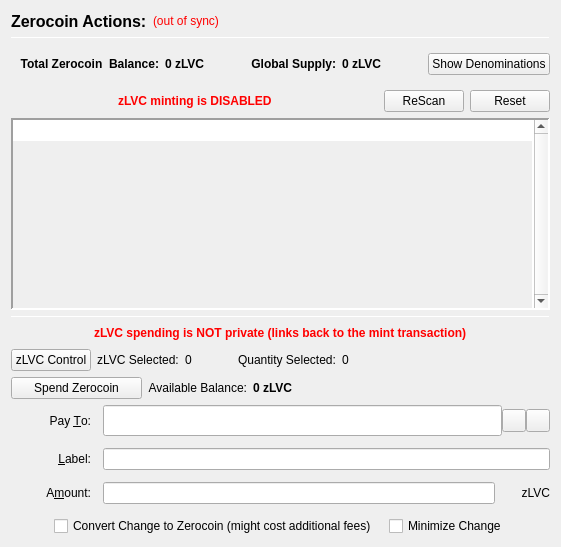
                  <widget class="QFrame" name="verticalFrameLeft">
                   <layout class="QVBoxLayout" name="verticalLayout_2">
                    <item>
                     <layout class="QVBoxLayout" name="verticalLayout_3">
                      <item>
                       <layout class="QHBoxLayout" name="horizontalLayout_3">
                        <item>
                         <widget class="QLabel" name="labelzLVCActions">
                          <property name="font">
                           <font>
                            <pointsize>12</pointsize>
                            <weight>75</weight>
                            <bold>true</bold>
                           </font>
                          </property>
                          <property name="text">
                           <string>Zerocoin Actions:</string>
                          </property>
                          <property name="alignment">
                           <set>Qt::AlignLeading|Qt::AlignLeft|Qt::AlignVCenter</set>
                          </property>
                         </widget>
                        </item>
                        <item>
                         <widget class="QLabel" name="labelzLVCSyncStatus">
                          <property name="toolTip">
                           <string>The displayed information may be out of date. Your wallet automatically synchronizes with the Levantcoin network after a connection is established, but this process has not completed yet.</string>
                          </property>
                          <property name="styleSheet">
                           <string notr="true">QLabel { color: red; }</string>
                          </property>
                          <property name="text">
                           <string notr="true">(out of sync)</string>
                          </property>
                          <property name="alignment">
                           <set>Qt::AlignLeading|Qt::AlignLeft|Qt::AlignVCenter</set>
                          </property>
                         </widget>
                        </item>
                        <item>
                         <spacer name="horizontalSpacer">
                          <property name="orientation">
                           <enum>Qt::Horizontal</enum>
                          </property>
                          <property name="sizeHint" stdset="0">
                           <size>
                            <width>40</width>
                            <height>20</height>
                           </size>
                          </property>
                         </spacer>
                        </item>
                       </layout>
                      </item>
                      <item>
                       <widget class="Line" name="lineUpperLeft">
                        <property name="minimumSize">
                         <size>
                          <width>0</width>
                          <height>1</height>
                         </size>
                        </property>
                        <property name="maximumSize">
                         <size>
                          <width>16777215</width>
                          <height>1</height>
                         </size>
                        </property>
                        <property name="frameShadow">
                         <enum>QFrame::Sunken</enum>
                        </property>
                        <property name="orientation">
                         <enum>Qt::Horizontal</enum>
                        </property>
                       </widget>
                      </item>
                      <item>
                       <widget class="QFrame" name="balanceSupplyFrame">
                        <layout class="QHBoxLayout" name="horizontalLayout_2" stretch="0,0,0,1,0">
                         <property name="rightMargin">
                          <number>0</number>
                         </property>
                         <item>
                          <layout class="QHBoxLayout" name="horizontalLayout_34">
                           <item>
                            <widget class="QLabel" name="labelzAvailableText_3">
                             <property name="font">
                              <font>
                               <weight>75</weight>
                               <bold>true</bold>
                              </font>
                             </property>
                             <property name="toolTip">
                              <string>Total Balance including unconfirmed and immature zLVC</string>
                             </property>
                             <property name="text">
                              <string>Total Zerocoin  Balance:</string>
                             </property>
                             <property name="alignment">
                              <set>Qt::AlignRight|Qt::AlignTrailing|Qt::AlignVCenter</set>
                             </property>
                            </widget>
                           </item>
                           <item>
                            <widget class="QLabel" name="labelzAvailableAmount_4">
                             <property name="minimumSize">
                              <size>
                               <width>40</width>
                               <height>0</height>
                              </size>
                             </property>
                             <property name="font">
                              <font>
                               <weight>75</weight>
                               <bold>true</bold>
                              </font>
                             </property>
                             <property name="toolTip">
                              <string>Total Balance including unconfirmed and immature zLVC</string>
                             </property>
                             <property name="text">
                              <string>0 zLVC</string>
                             </property>
                             <property name="alignment">
                              <set>Qt::AlignLeading|Qt::AlignLeft|Qt::AlignVCenter</set>
                             </property>
                            </widget>
                           </item>
                          </layout>
                         </item>
                         <item>
                          <spacer name="horizontalSpacer_32">
                           <property name="orientation">
                            <enum>Qt::Horizontal</enum>
                           </property>
                           <property name="sizeHint" stdset="0">
                            <size>
                             <width>40</width>
                             <height>20</height>
                            </size>
                           </property>
                          </spacer>
                         </item>
                         <item>
                          <layout class="QHBoxLayout" name="horizontalLayout_35">
                           <item>
                            <widget class="QLabel" name="labelZsupplyText_2">
                             <property name="font">
                              <font>
                               <weight>75</weight>
                               <bold>true</bold>
                              </font>
                             </property>
                             <property name="text">
                              <string>Global Supply:</string>
                             </property>
                             <property name="alignment">
                              <set>Qt::AlignRight|Qt::AlignTrailing|Qt::AlignVCenter</set>
                             </property>
                            </widget>
                           </item>
                           <item>
                            <widget class="QLabel" name="labelZsupplyAmount_2">
                             <property name="font">
                              <font>
                               <weight>75</weight>
                               <bold>true</bold>
                              </font>
                             </property>
                             <property name="text">
                              <string>0 zLVC</string>
                             </property>
                            </widget>
                           </item>
                          </layout>
                         </item>
                         <item>
                          <spacer name="horizontalSpacer_31">
                           <property name="orientation">
                            <enum>Qt::Horizontal</enum>
                           </property>
                           <property name="sizeHint" stdset="0">
                            <size>
                             <width>40</width>
                             <height>20</height>
                            </size>
                           </property>
                          </spacer>
                         </item>
                         <item>
                          <widget class="QPushButton" name="pushButtonShowDenoms">
                           <property name="toolTip">
                            <string>Show zLVC denominations list</string>
                           </property>
                           <property name="text">
                            <string>Show Denominations</string>
                           </property>
                          </widget>
                         </item>
                        </layout>
                       </widget>
                      </item>
                      <item>
                       <layout class="QHBoxLayout" name="horizontalLayout_4">
                        <item>
                         <spacer name="horizontalSpacer_2">
                          <property name="orientation">
                           <enum>Qt::Horizontal</enum>
                          </property>
                          <property name="sizeHint" stdset="0">
                           <size>
                            <width>40</width>
                            <height>20</height>
                           </size>
                          </property>
                         </spacer>
                        </item>
                        <item>
                         <widget class="QLabel" name="label">
                          <property name="styleSheet">
                           <string notr="true">color: red;
font-weight: bold;</string>
                          </property>
                          <property name="text">
                           <string>zLVC minting is DISABLED</string>
                          </property>
                         </widget>
                        </item>
                        <item>
                         <spacer name="horizontalSpacer_3">
                          <property name="orientation">
                           <enum>Qt::Horizontal</enum>
                          </property>
                          <property name="sizeHint" stdset="0">
                           <size>
                            <width>40</width>
                            <height>20</height>
                           </size>
                          </property>
                         </spacer>
                        </item>
                        <item>
                         <widget class="QPushButton" name="pushButtonMintReset">
                          <property name="maximumSize">
                           <size>
                            <width>80</width>
                            <height>16777215</height>
                           </size>
                          </property>
                          <property name="toolTip">
                           <string>Rescan the complete blockchain for  Zerocoin mints and their meta-data.</string>
                          </property>
                          <property name="text">
                           <string>ReScan</string>
                          </property>
                         </widget>
                        </item>
                        <item>
                         <widget class="QPushButton" name="pushButtonSpentReset">
                          <property name="maximumSize">
                           <size>
                            <width>80</width>
                            <height>16777215</height>
                           </size>
                          </property>
                          <property name="toolTip">
                           <string>Reset Zerocoin Wallet DB. Deletes transactions that did not make it into the blockchain.</string>
                          </property>
                          <property name="text">
                           <string>Reset</string>
                          </property>
                         </widget>
                        </item>
                       </layout>
                      </item>
                      <item>
                       <widget class="QPlainTextEdit" name="TEMintStatus">
                        <property name="font">
                         <font>
                          <pointsize>8</pointsize>
                         </font>
                        </property>
                        <property name="toolTip">
                         <string>Status and/or Mesages from the last Mint Action.</string>
                        </property>
                        <property name="frameShape">
                         <enum>QFrame::Panel</enum>
                        </property>
                        <property name="frameShadow">
                         <enum>QFrame::Sunken</enum>
                        </property>
                        <property name="lineWidth">
                         <number>2</number>
                        </property>
                        <property name="midLineWidth">
                         <number>2</number>
                        </property>
                        <property name="verticalScrollBarPolicy">
                         <enum>Qt::ScrollBarAlwaysOn</enum>
                        </property>
                        <property name="horizontalScrollBarPolicy">
                         <enum>Qt::ScrollBarAlwaysOff</enum>
                        </property>
                        <property name="readOnly">
                         <bool>true</bool>
                        </property>
                        <property name="plainText">
                         <string notr="true"/>
                        </property>
                        <property name="backgroundVisible">
                         <bool>true</bool>
                        </property>
                       </widget>
                      </item>
                      <item>
                       <widget class="Line" name="line">
                        <property name="minimumSize">
                         <size>
                          <width>0</width>
                          <height>1</height>
                         </size>
                        </property>
                        <property name="maximumSize">
                         <size>
                          <width>16777215</width>
                          <height>1</height>
                         </size>
                        </property>
                        <property name="orientation">
                         <enum>Qt::Horizontal</enum>
                        </property>
                       </widget>
                      </item>
                      <item>
                       <layout class="QHBoxLayout" name="horizontalLayout_7">
                        <item>
                         <spacer name="horizontalSpacer_18">
                          <property name="orientation">
                           <enum>Qt::Horizontal</enum>
                          </property>
                          <property name="sizeHint" stdset="0">
                           <size>
                            <width>40</width>
                            <height>20</height>
                           </size>
                          </property>
                         </spacer>
                        </item>
                        <item>
                         <widget class="QLabel" name="label_2">
                          <property name="styleSheet">
                           <string notr="true">color: red;
font-weight: bold;</string>
                          </property>
                          <property name="text">
                           <string>zLVC spending is NOT private (links back to the mint transaction)</string>
                          </property>
                         </widget>
                        </item>
                        <item>
                         <spacer name="horizontalSpacer_30">
                          <property name="orientation">
                           <enum>Qt::Horizontal</enum>
                          </property>
                          <property name="sizeHint" stdset="0">
                           <size>
                            <width>40</width>
                            <height>20</height>
                           </size>
                          </property>
                         </spacer>
                        </item>
                       </layout>
                      </item>
                      <item>
                       <layout class="QHBoxLayout" name="horizontalLayout_24">
                        <property name="leftMargin">
                         <number>0</number>
                        </property>
                        <property name="bottomMargin">
                         <number>0</number>
                        </property>
                        <item>
                         <widget class="QPushButton" name="pushButtonZPivControl">
                          <property name="text">
                           <string>zLVC Control</string>
                          </property>
                         </widget>
                        </item>
                        <item>
                         <widget class="QLabel" name="labelzPivSelected">
                          <property name="text">
                           <string>zLVC Selected:</string>
                          </property>
                         </widget>
                        </item>
                        <item>
                         <widget class="QLabel" name="labelzPivSelected_int">
                          <property name="text">
                           <string>0</string>
                          </property>
                         </widget>
                        </item>
                        <item>
                         <spacer name="horizontalSpacer_17">
                          <property name="orientation">
                           <enum>Qt::Horizontal</enum>
                          </property>
                          <property name="sizeType">
                           <enum>QSizePolicy::Fixed</enum>
                          </property>
                          <property name="sizeHint" stdset="0">
                           <size>
                            <width>40</width>
                            <height>20</height>
                           </size>
                          </property>
                         </spacer>
                        </item>
                        <item>
                         <widget class="QLabel" name="labelQuantitySelected">
                          <property name="text">
                           <string>Quantity Selected:</string>
                          </property>
                         </widget>
                        </item>
                        <item>
                         <widget class="QLabel" name="labelQuantitySelected_int">
                          <property name="text">
                           <string>0</string>
                          </property>
                         </widget>
                        </item>
                        <item>
                         <spacer name="horizontalSpacer_19">
                          <property name="orientation">
                           <enum>Qt::Horizontal</enum>
                          </property>
                          <property name="sizeHint" stdset="0">
                           <size>
                            <width>40</width>
                            <height>20</height>
                           </size>
                          </property>
                         </spacer>
                        </item>
                       </layout>
                      </item>
                      <item>
                       <layout class="QHBoxLayout" name="horizontalLayout_6">
                        <item>
                         <widget class="QPushButton" name="pushButtonSpendzLVC">
                          <property name="minimumSize">
                           <size>
                            <width>131</width>
                            <height>0</height>
                           </size>
                          </property>
                          <property name="toolTip">
                           <string>Spend Zerocoin. Without 'Pay To:' address creates payments to yourself.</string>
                          </property>
                          <property name="text">
                           <string>Spend Zerocoin</string>
                          </property>
                         </widget>
                        </item>
                        <item>
                         <widget class="QLabel" name="labelzLVCBalanceText">
                          <property name="toolTip">
                           <string>Available (mature and spendable) zLVC for spending</string>
                          </property>
                          <property name="text">
                           <string>Available Balance:</string>
                          </property>
                          <property name="alignment">
                           <set>Qt::AlignRight|Qt::AlignTrailing|Qt::AlignVCenter</set>
                          </property>
                         </widget>
                        </item>
                        <item>
                         <widget class="QLabel" name="labelzAvailableAmount_2">
                          <property name="font">
                           <font>
                            <weight>75</weight>
                            <bold>true</bold>
                           </font>
                          </property>
                          <property name="toolTip">
                           <string>Available (mature and spendable) zLVC for spending

zLVC are mature when they have more than 20 confirmations AND more than 2 mints of the same denomination after them were minted</string>
                          </property>
                          <property name="text">
                           <string>0 zLVC</string>
                          </property>
                          <property name="alignment">
                           <set>Qt::AlignLeading|Qt::AlignLeft|Qt::AlignVCenter</set>
                          </property>
                         </widget>
                        </item>
                        <item>
                         <spacer name="horizontalSpacer_4">
                          <property name="orientation">
                           <enum>Qt::Horizontal</enum>
                          </property>
                          <property name="sizeHint" stdset="0">
                           <size>
                            <width>40</width>
                            <height>20</height>
                           </size>
                          </property>
                         </spacer>
                        </item>
                       </layout>
                      </item>
                      <item>
                       <layout class="QGridLayout" name="gridLayout_7">
                        <property name="spacing">
                         <number>12</number>
                        </property>
                        <item row="0" column="0">
                         <widget class="QLabel" name="payToLabel">
                          <property name="minimumSize">
                           <size>
                            <width>80</width>
                            <height>0</height>
                           </size>
                          </property>
                          <property name="text">
                           <string>Pay &amp;To:</string>
                          </property>
                          <property name="alignment">
                           <set>Qt::AlignRight|Qt::AlignTrailing|Qt::AlignVCenter</set>
                          </property>
                          <property name="buddy">
                           <cstring>payTo</cstring>
                          </property>
                         </widget>
                        </item>
                        <item row="0" column="1">
                         <layout class="QHBoxLayout" name="payToLayout">
                          <property name="spacing">
                           <number>0</number>
                          </property>
                          <item>
                           <widget class="QValidatedLineEdit" name="payTo">
                            <property name="enabled">
                             <bool>true</bool>
                            </property>
                            <property name="minimumSize">
                             <size>
                              <width>0</width>
                              <height>31</height>
                             </size>
                            </property>
                            <property name="toolTip">
                             <string>The Levantcoin address to send the payment to. Creates local payment to yourself when empty.</string>
                            </property>
                           </widget>
                          </item>
                          <item>
                           <widget class="QToolButton" name="addressBookButton">
                            <property name="toolTip">
                             <string>Choose previously used address</string>
                            </property>
                            <property name="text">
                             <string/>
                            </property>
                            <property name="icon">
                             <iconset resource="../levantcoin.qrc">
                              <normaloff>:/icons/address-book</normaloff>:/icons/address-book</iconset>
                            </property>
                            <property name="shortcut">
                             <string>Alt+A</string>
                            </property>
                           </widget>
                          </item>
                          <item>
                           <widget class="QToolButton" name="pasteButton">
                            <property name="toolTip">
                             <string>Paste address from clipboard</string>
                            </property>
                            <property name="text">
                             <string/>
                            </property>
                            <property name="icon">
                             <iconset resource="../levantcoin.qrc">
                              <normaloff>:/icons/editpaste</normaloff>:/icons/editpaste</iconset>
                            </property>
                            <property name="shortcut">
                             <string>Alt+P</string>
                            </property>
                           </widget>
                          </item>
                         </layout>
                        </item>
                        <item row="1" column="0">
                         <widget class="QLabel" name="labelLabel">
                          <property name="minimumSize">
                           <size>
                            <width>80</width>
                            <height>0</height>
                           </size>
                          </property>
                          <property name="text">
                           <string>&amp;Label:</string>
                          </property>
                          <property name="alignment">
                           <set>Qt::AlignRight|Qt::AlignTrailing|Qt::AlignVCenter</set>
                          </property>
                          <property name="buddy">
                           <cstring>addAsLabel</cstring>
                          </property>
                         </widget>
                        </item>
                        <item row="1" column="1">
                         <widget class="QLineEdit" name="addAsLabel">
                          <property name="toolTip">
                           <string>Enter a label for this address to add it to the list of used addresses</string>
                          </property>
                         </widget>
                        </item>
                        <item row="2" column="0">
                         <widget class="QLabel" name="amountLabel">
                          <property name="minimumSize">
                           <size>
                            <width>80</width>
                            <height>0</height>
                           </size>
                          </property>
                          <property name="text">
                           <string>A&amp;mount:</string>
                          </property>
                          <property name="alignment">
                           <set>Qt::AlignRight|Qt::AlignTrailing|Qt::AlignVCenter</set>
                          </property>
                          <property name="buddy">
                           <cstring>zLVCpayAmount</cstring>
                          </property>
                         </widget>
                        </item>
                        <item row="2" column="1">
                         <layout class="QHBoxLayout" name="horizontalLayout_9">
                          <property name="spacing">
                           <number>0</number>
                          </property>
                          <item>
                           <widget class="QLineEdit" name="zLVCpayAmount"/>
                          </item>
                          <item>
                           <widget class="QLabel" name="labelzLVC">
                            <property name="minimumSize">
                             <size>
                              <width>55</width>
                              <height>0</height>
                             </size>
                            </property>
                            <property name="text">
                             <string>zLVC</string>
                            </property>
                            <property name="alignment">
                             <set>Qt::AlignRight|Qt::AlignTrailing|Qt::AlignVCenter</set>
                            </property>
                           </widget>
                          </item>
                         </layout>
                        </item>
                        <item row="3" column="0" colspan="2">
                         <layout class="QHBoxLayout" name="horizontalLayout_10">
                          <item>
                           <spacer name="horizontalSpacer_5">
                            <property name="orientation">
                             <enum>Qt::Horizontal</enum>
                            </property>
                            <property name="sizeHint" stdset="0">
                             <size>
                              <width>40</width>
                              <height>20</height>
                             </size>
                            </property>
                           </spacer>
                          </item>
                          <item>
                           <widget class="QCheckBox" name="checkBoxMintChange">
                            <property name="sizePolicy">
                             <sizepolicy hsizetype="MinimumExpanding" vsizetype="Fixed">
                              <horstretch>0</horstretch>
                              <verstretch>0</verstretch>
                             </sizepolicy>
                            </property>
                            <property name="layoutDirection">
                             <enum>Qt::LeftToRight</enum>
                            </property>
                            <property name="text">
                             <string>Convert Change to Zerocoin (might cost additional fees)</string>
                            </property>
                           </widget>
                          </item>
                          <item>
                           <widget class="QCheckBox" name="checkBoxMinimizeChange">
                            <property name="toolTip">
                             <string>If checked, the wallet tries to minimize the returning change instead of minimizing the number of spent denominations.</string>
                            </property>
                            <property name="text">
                             <string>Minimize Change</string>
                            </property>
                           </widget>
                          </item>
                          <item>
                           <spacer name="horizontalSpacer_6">
                            <property name="orientation">
                             <enum>Qt::Horizontal</enum>
                            </property>
                            <property name="sizeHint" stdset="0">
                             <size>
                              <width>40</width>
                              <height>20</height>
                             </size>
                            </property>
                           </spacer>
                          </item>
                         </layout>
                        </item>
                       </layout>
                      </item>
                     </layout>
                    </item>
                   </layout>
                  </widget>
